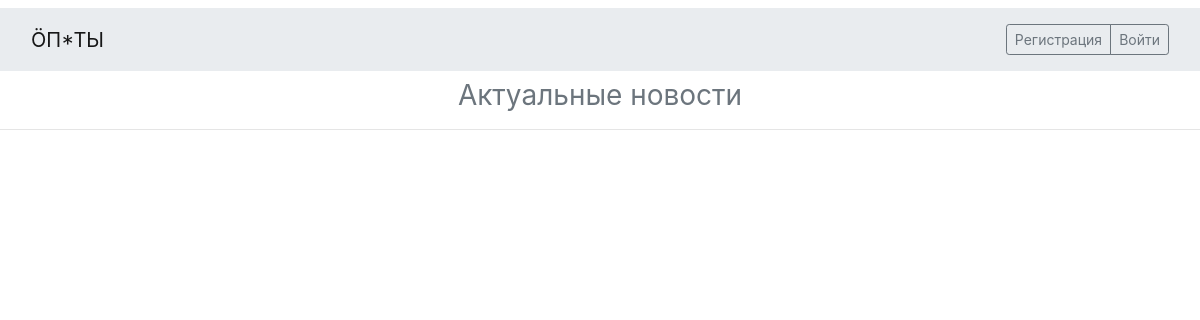
The page /news/ on the database as committed earlier.
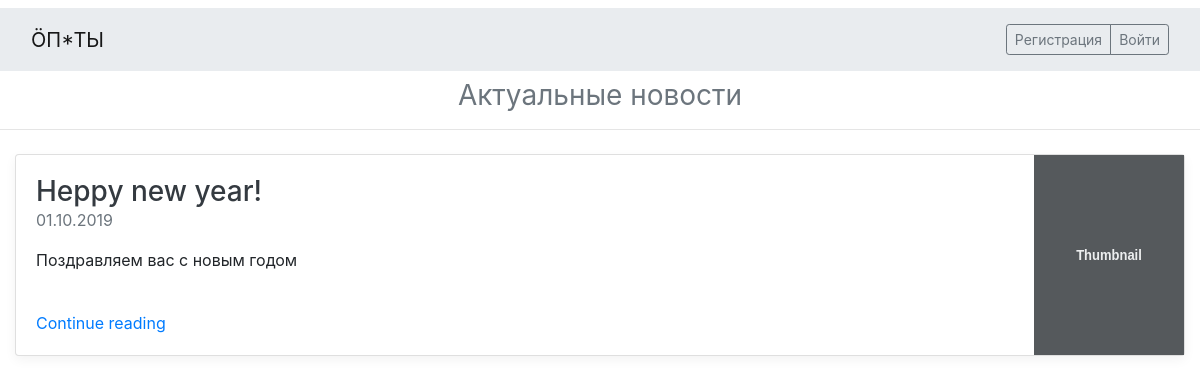
The same page on the database as committed later.
### main/models.py (models this page shows)
class News(models.Model):
    title = models.CharField(max_length=100)
    content = models.TextField(null=True, blank=True)
    published = models.DateTimeField(auto_now_add=True, db_index=True)

### main/views.py (the view)
# urls.py: path('news/', main_views.NewsView.as_view(), name='news'),
class NewsView(CommonContextViewMixin, TemplateView):
    template_name = 'main/news.html'
    form_class = NewsForm
    models = _models.News
    def get_context_data(self, **kwargs):
        context = super().get_context_data(**kwargs)
        context['news'] = _models.News.objects.all()
        return context

### main/core/view_mixins.py (called while the page is built, shortened)
    def get_context_data(self, **kwargs):
        context = super().get_context_data(**kwargs)
        context['shop_title'] = SHOP_TITLE
        return context

    def dispatch(self, request, *args, **kwargs):
        self.user = request.user
        return super().dispatch(request, *args, **kwargs)

### main/templates/main/news.html (shortened to what this page needs)
{% extends 'base.html' %}
{% block content %}
    <h3 class="font-weight-normal text-center text-muted" style="color: #6c757d">
        Актуальные новости
    </h3>
    <hr class="mb-4">
<div class="container">
    {%  for n in news %}
    <div class="card flex-md-row mb-4 box-shadow h-md-250">
      <div class="card-body d-flex flex-column align-items-start">
          <h3 class="mb-0">
            <a class="text-dark" href="#">{{ n.title }}</a>
          </h3>
          <div class="mb-3 text-muted">{{ n.published|date:"d.m.Y" }}</div>
          <p class="card-text mb-auto">{{ n.content }}</p>
          <a href="#">Continue reading</a>
        </div>
        <img class="card-img-right flex-auto d-none d-md-block" data-src="holder.js/200x250?theme=thumb" alt="Thumbnail [200x250]" data-holder-rendered="true" style="width: 150px; height: 200px;">
      </div>
    {% endfor %}
</div>
{% endblock %}

Rows that differ between the two databases and show on the page:
added News: title "Heppy new year!", published "01.10.2019", content "Поздравляем вас с новым годом"
